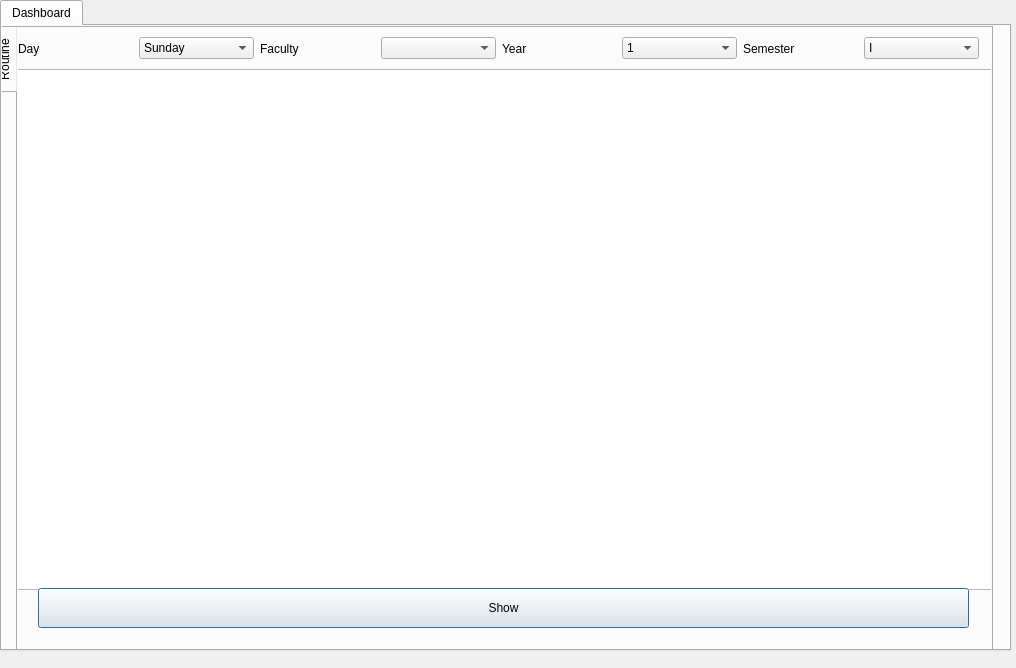
<?xml version="1.0" encoding="UTF-8"?>
<ui version="4.0">
 <class>studentwindow</class>
 <widget class="QDialog" name="studentwindow">
  <property name="geometry">
   <rect>
    <x>0</x>
    <y>0</y>
    <width>1016</width>
    <height>668</height>
   </rect>
  </property>
  <property name="windowTitle">
   <string>Dialog</string>
  </property>
  <widget class="QTabWidget" name="tabWidget">
   <property name="geometry">
    <rect>
     <x>0</x>
     <y>0</y>
     <width>1011</width>
     <height>651</height>
    </rect>
   </property>
   <property name="currentIndex">
    <number>0</number>
   </property>
   <widget class="QWidget" name="tab">
    <attribute name="title">
     <string>Dashboard</string>
    </attribute>
    <widget class="QTabWidget" name="tabWidget_2">
     <property name="geometry">
      <rect>
       <x>-10</x>
       <y>0</y>
       <width>1001</width>
       <height>631</height>
      </rect>
     </property>
     <property name="sizePolicy">
      <sizepolicy hsizetype="Maximum" vsizetype="Maximum">
       <horstretch>0</horstretch>
       <verstretch>0</verstretch>
      </sizepolicy>
     </property>
     <property name="minimumSize">
      <size>
       <width>40</width>
       <height>60</height>
      </size>
     </property>
     <property name="tabPosition">
      <enum>QTabWidget::West</enum>
     </property>
     <property name="currentIndex">
      <number>0</number>
     </property>
     <widget class="QWidget" name="tab_3">
      <attribute name="title">
       <string>Routine</string>
      </attribute>
      <widget class="QWidget" name="layoutWidget">
       <property name="geometry">
        <rect>
         <x>0</x>
         <y>0</y>
         <width>961</width>
         <height>41</height>
        </rect>
       </property>
       <layout class="QHBoxLayout" name="horizontalLayout">
        <item>
         <widget class="QLabel" name="label_4">
          <property name="text">
           <string>Day</string>
          </property>
         </widget>
        </item>
        <item>
         <widget class="QComboBox" name="routine_day">
          <item>
           <property name="text">
            <string>Sunday</string>
           </property>
          </item>
          <item>
           <property name="text">
            <string>Monday</string>
           </property>
          </item>
          <item>
           <property name="text">
            <string>Tuesday</string>
           </property>
          </item>
          <item>
           <property name="text">
            <string>Wednesday</string>
           </property>
          </item>
          <item>
           <property name="text">
            <string>Thursday</string>
           </property>
          </item>
          <item>
           <property name="text">
            <string>Friday</string>
           </property>
          </item>
         </widget>
        </item>
        <item>
         <widget class="QLabel" name="label_2">
          <property name="text">
           <string>Faculty</string>
          </property>
         </widget>
        </item>
        <item>
         <widget class="QComboBox" name="routine_faculty"/>
        </item>
        <item>
         <widget class="QLabel" name="label">
          <property name="text">
           <string>Year</string>
          </property>
         </widget>
        </item>
        <item>
         <widget class="QComboBox" name="routine_year">
          <item>
           <property name="text">
            <string>1</string>
           </property>
          </item>
          <item>
           <property name="text">
            <string>2</string>
           </property>
          </item>
          <item>
           <property name="text">
            <string>3</string>
           </property>
          </item>
          <item>
           <property name="text">
            <string>4</string>
           </property>
          </item>
          <item>
           <property name="text">
            <string/>
           </property>
          </item>
          <item>
           <property name="text">
            <string/>
           </property>
          </item>
         </widget>
        </item>
        <item>
         <widget class="QLabel" name="label_3">
          <property name="text">
           <string>Semester</string>
          </property>
         </widget>
        </item>
        <item>
         <widget class="QComboBox" name="routine_semester">
          <item>
           <property name="text">
            <string>I</string>
           </property>
          </item>
          <item>
           <property name="text">
            <string>II</string>
           </property>
          </item>
          <item>
           <property name="text">
            <string/>
           </property>
          </item>
          <item>
           <property name="text">
            <string/>
           </property>
          </item>
         </widget>
        </item>
       </layout>
      </widget>
      <widget class="QTableView" name="routine_table">
       <property name="geometry">
        <rect>
         <x>-5</x>
         <y>41</y>
         <width>991</width>
         <height>521</height>
        </rect>
       </property>
      </widget>
      <widget class="QPushButton" name="routine_show">
       <property name="geometry">
        <rect>
         <x>20</x>
         <y>560</y>
         <width>931</width>
         <height>40</height>
        </rect>
       </property>
       <property name="minimumSize">
        <size>
         <width>0</width>
         <height>30</height>
        </size>
       </property>
       <property name="text">
        <string>Show</string>
       </property>
      </widget>
     </widget>
    </widget>
   </widget>
  </widget>
 </widget>
 <resources/>
 <connections/>
</ui>
